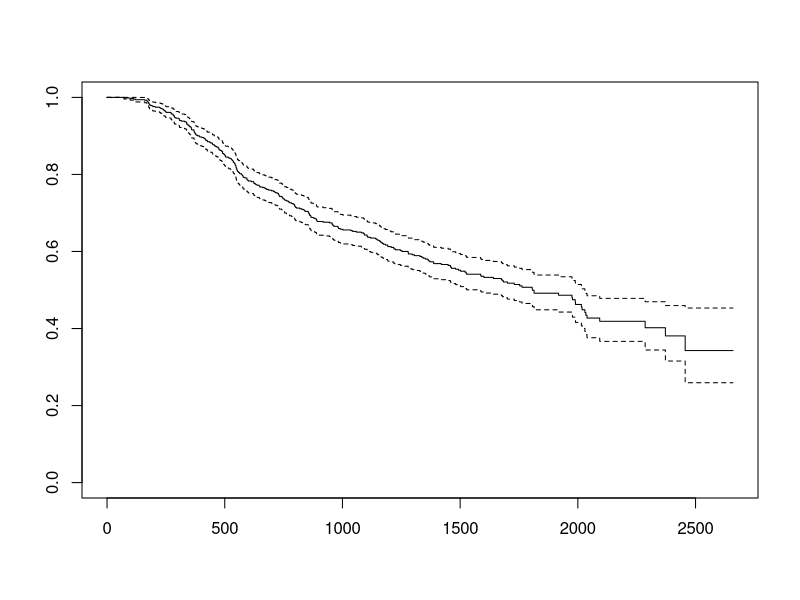
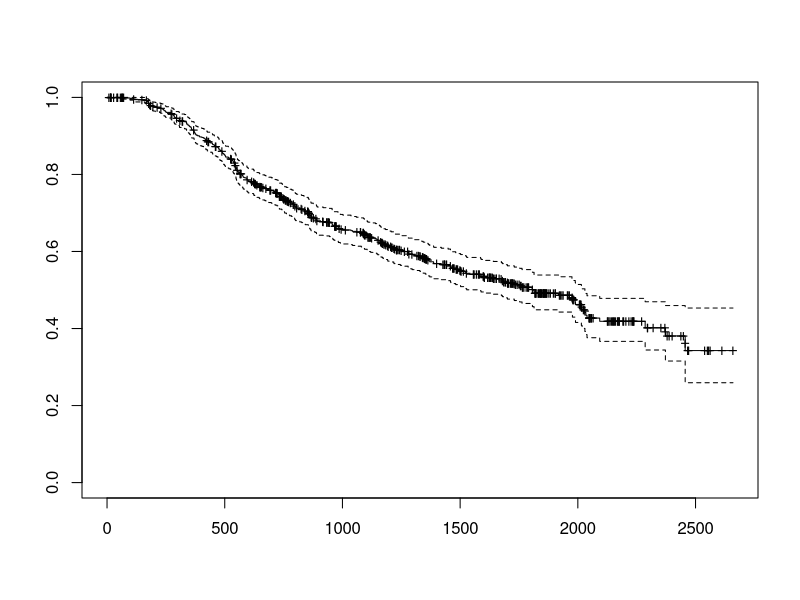
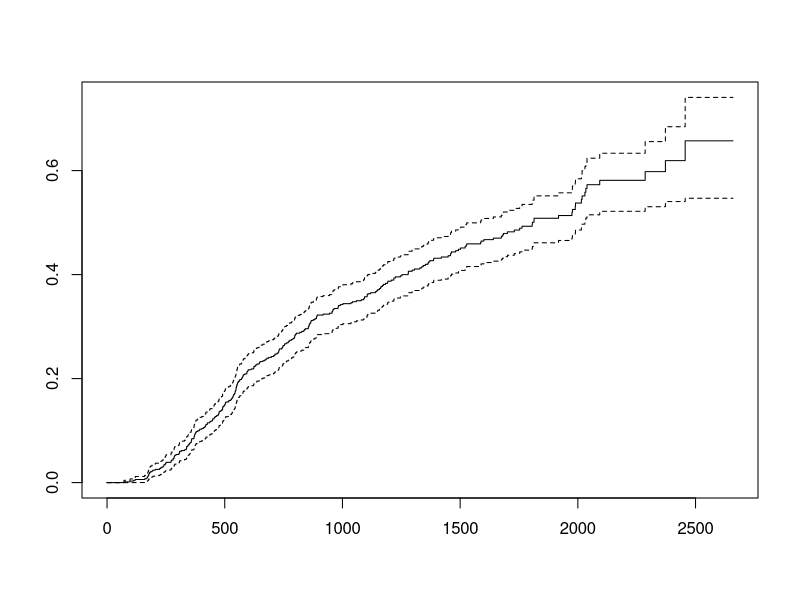
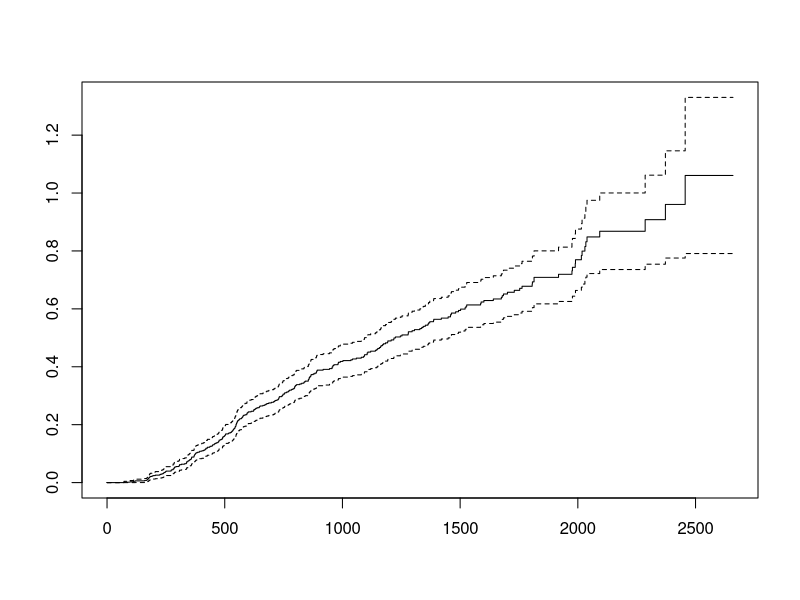
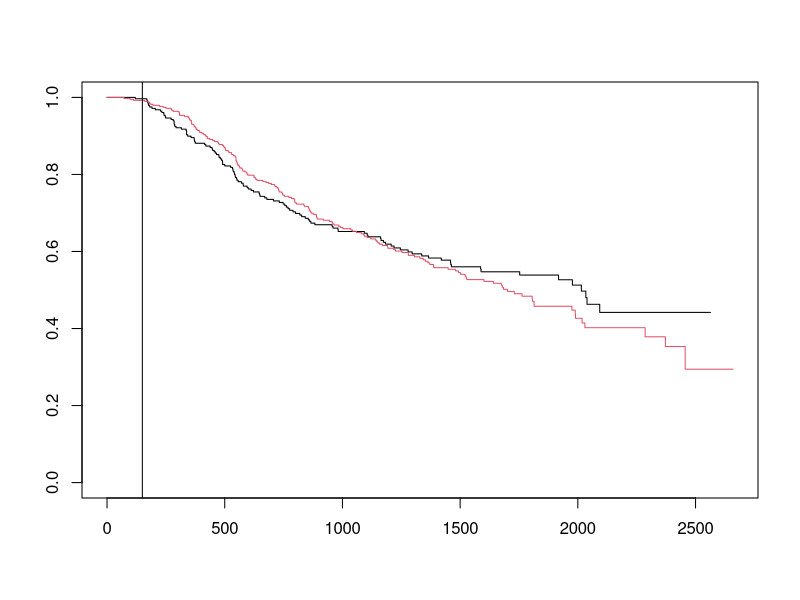
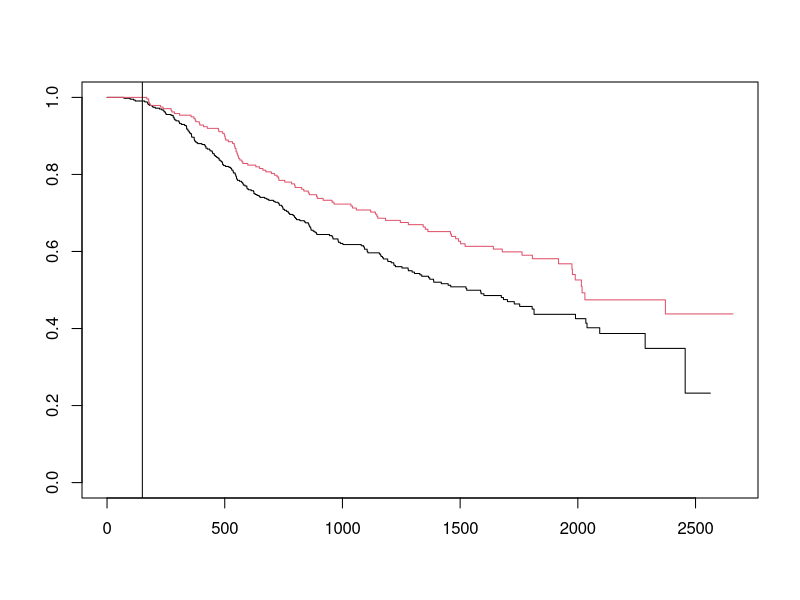
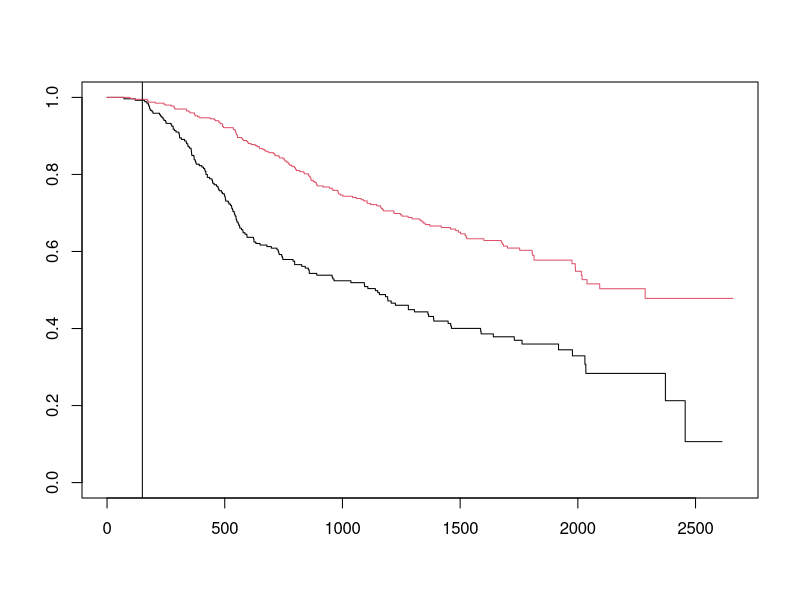
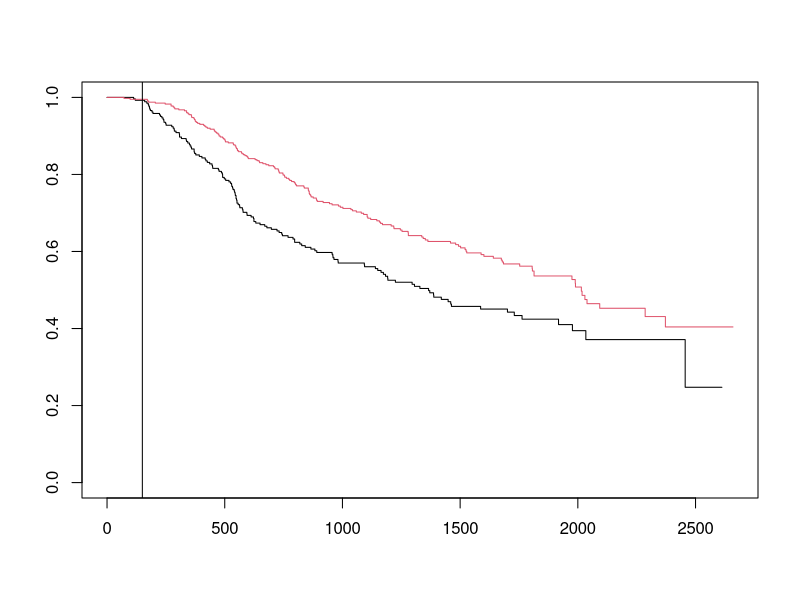

Source code (R) for these figures, in order:
library(foreign)
library(survival)
library(KMsurv)
library(survMisc)


df <- read.dta("gbcs_short.dta")

# ===== KTORE ZE ZMIENNYCH MAJA WPLYW NA CZAS PRZEZYCIA BEZ NAWROTU CHOROBY? =====

### 1 ###
# wYKRESY/STATYSTYKI OPISOWE 
# wplyw zmiennych na czas przezycia

km <-survfit(Surv(df$rectime, df$censrec) ~ 1)
plot(km) #to jest funkcja przezycia 
plot(km, mark="+") #to jest funkcja przezycia z zaznaczonymi danymi cenzurowanymi

plot(km, fun="event") #to jest estymator KM
plot(km, fun="cumhaz") #to jest funkcja skumulowanego hazardu

summary(km)

#dzielimy sobie na grupy teraz wzgledem zmiennych kategorycznych

#menopauza
#1 - nie, 2 - tak
km_meno <-survfit(Surv(rectime, censrec) ~ meno, data = df)
plot(km_meno, col=1:2)
abline(v=150)
#czarna - 1 - nie
#czerwona - 2 - tak
#Przecinaja sie - trzeba formalny test zeby to stwierdzic


#uzycie terapii hormonalnej
#1 - nie, 2 - tak
km_horm <-survfit(Surv(rectime, censrec) ~ horm, data = df)
plot(km_horm, col=1:2)
abline(v=150)
#czarna - 1 - nie
#czerowna - 2 - tak
#WNIOSEK: mozna tak wstepnie powiedziec, ze uzycie terapii hormonalnej ma istotny wplyw na przezycie
#przy - 2 tak - uzywaniu terapii, pstwo przezycia jest wieksze

# wskaznik progesteronu
#0 ??? ujemny, 1 ??? dodatni
km_prog <-survfit(Surv(rectime, censrec) ~ prog, data = df)
plot(km_prog, col=1:2)
abline(v=150)
#czarna - 0 - ujemny
#czerwona - 1 - dodatni
#WNIOSEK: mozna tak wstepnie powiedziec, ze progesteron istotny wplyw na przezycie
#przy - 1 dodatnim wskazniku progesteronu - pstwo przezycia jest wieksze

#wskaznik estrogenu
#0 ??? ujemny, 1 ??? dodatni
km_estr <-survfit(Surv(rectime, censrec) ~ estr, data = df)
plot(km_estr, col=1:2)
abline(v=150)
#czarna - 0 - ujemny
#czerwona - 1 - dodatni
#WNIOSEK: tak samo, widzimy istotne roznice pomiedzy tymi oboma grupami
# dodatni wskaznik receptorow estrogenu - wieksze pstwo przezycia

#stopien zroznicowania komorek nowotworu 
#1???niski, 2?????redni, 3-wysoki
km_grade <-survfit(Surv(rectime, censrec) ~ grade, data = df)
plot(km_grade, col=1:3)
abline(v=100)
#WNIOSEK: bez zaskoczenia, wystepuja roznice, oczywiscie im wiekszy stopien zroznicowania komorek nowotworowych
#tym mniejsze prawdopodobienstwo przezycia

#UWAGA: wszelkie przecinania si?? tych wykresow trzeba rozgraniczyc na np. wczesna faze i pozna, bo moze si eto w czasie zmieniac
#Tu napisalam tylko takie rzeczy bez przeciec.
#Mozna dodac ze poczatki nie roznia sie za wiele - pierwsze 150dni - te zachowanie w grupach jest takie samo, mo??e poza ostatnim wykresem, tam bardziej 
#pierwsze 100dni.


#UWAGA: moze byc tak, ze funkcje sie nie krzyzuja, ale sa na tyle blisko siebie, ze moze wystepowac tak naprawde brak istotnych roznic
#dlatego nalezy zastosowac testy statystyczne zeby formalnie sprawdzic czy jakies rozncie tam wystepuja czy nie 

### 2 ###
# testy - ocena hipotez dotyczacych roznic w funkcjach przezycia

#test porownania dwoch grup


mod <- comp(ten(Surv(rectime, censrec) ~ meno, data=df))
# p-wartosci
#maxAbsZ        Var      Q  pSupBr
#1          9.5143e+00 7.2350e+01 1.1185 0.52508
#n          5.7590e+03 1.6340e+07 1.4247 0.30846
#sqrtN      2.3388e+02 3.2258e+04 1.3022 0.38553
#S1         8.7347e+00 4.3141e+01 1.3299 0.36700
#S2         8.7203e+00 4.2932e+01 1.3309 0.36633
#FH_p=1_q=1 2.5883e+00 2.2613e+00 1.7212 0.17043
#te dwie funkcje sie przecinaly ale p-value testu jest duze wszedzie, a na pewno > 0.05
#wiec stastystycznie widocznie nie jest taka istota roznica pomiedzy tym czy mamy menopauze czy nie mamy


mod2 <- Surv(df$rectime, df$censrec) ~ df$horm
survdiff(mod2) #zgodnie z oczekiwaniami p-value malutkie
#wystepuja istotne roznice

mod3 <- Surv(df$rectime, df$censrec) ~ df$prog
survdiff(mod3) #zgodnie z oczekiwaniami p-value malutkie
#wystepuja istotne roznice

mod4 <- Surv(df$rectime, df$censrec) ~ df$estr
survdiff(mod4) #zgodnie z oczekiwaniami p-value malutkie
#wystepuja istotne roznice

mod5 <- Surv(df$rectime, df$censrec) ~ df$grade
survdiff(mod5) #zgodnie z oczekiwaniami p-value malutkie
#wystepuja istotne roznice

#WNIOSKI: formalnie za pomoca testow statystycznych zweryfikowalismy to, ze w grupach w czynnikach takie jak 
#horm, prog, estr i grade - wystepuja istotne roznice w funkcjach przezycia
# nie wystepuja dla zmiennej menopauza


### 3 ###
#czy testy powinny brac pod uwage wplyw innych czynnikow niz leczenie. 
#czyli czy musimy rozpatrywac:
# 1) size - wielkosc guza 
# 2) nodes - liczbe wezlow chlonnych z przerzutami nowotworu 

